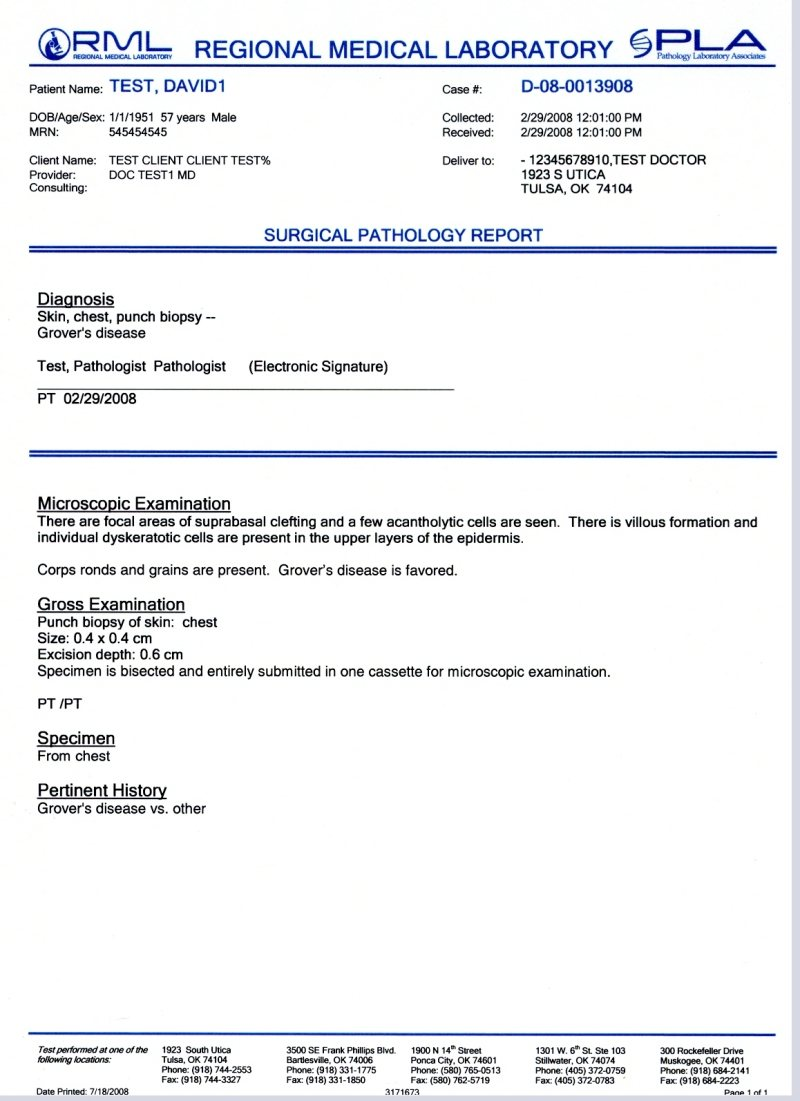
#> input picture log/design.jpg, 800 x 1101 px
$ python ocr.py
#> lines starting #> are read from the running program, lines starting #| are printed output that depends on the picture
import cv2
import pytesseract
import json

def extract_text(image_file = 'design.jpg', data_file = 'text.json'):
    # Load the UI design image
#> called with image_file = 'design.jpg', data_file = 'text.json'
    img = cv2.imread(f'log/{image_file}')
#> img is the input picture: shape (1101, 800, 3); mean B, G, R 243, 240.8, 239.7

    # Convert the image to grayscale for better text recognition
    gray = cv2.cvtColor(img, cv2.COLOR_BGR2GRAY)
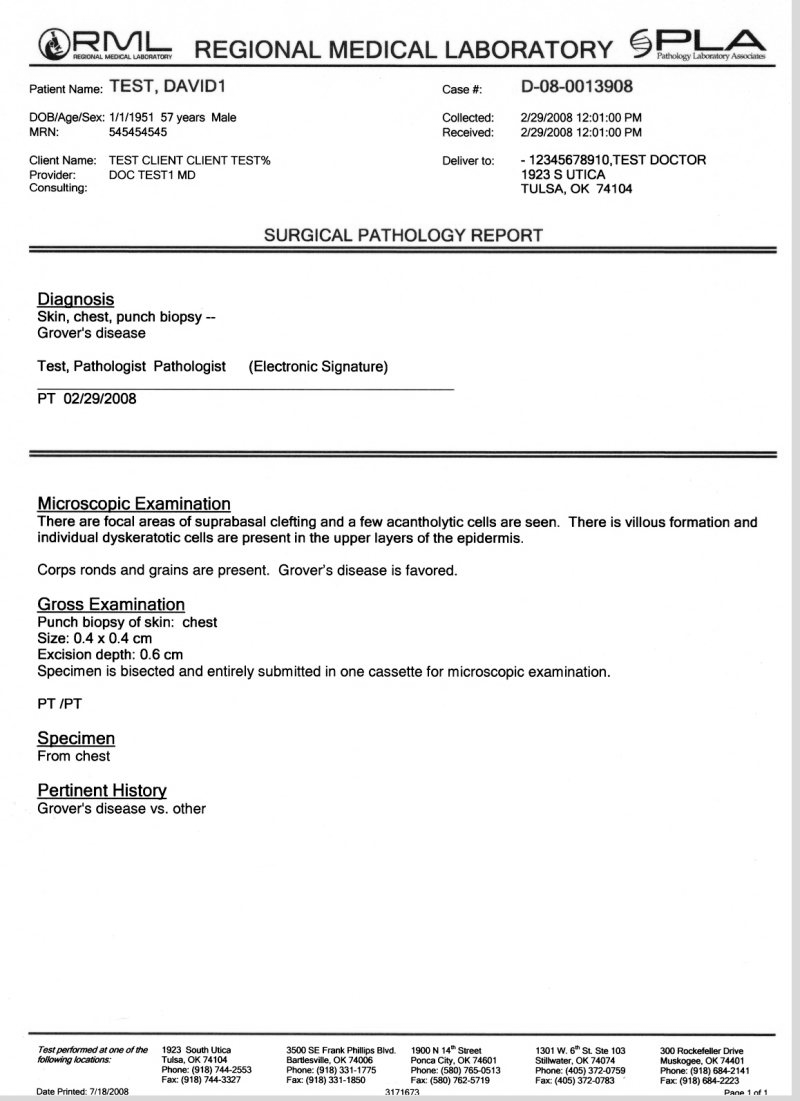
#> gray: shape (1101, 800); min 0, max 255, mean 240.7

    # Use the Tesseract OCR engine to extract the text from the image
#> (the run stopped early here; a loop or call above may not have finished)
